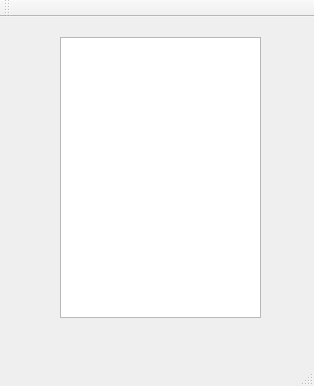
<?xml version="1.0" encoding="UTF-8"?>
<ui version="4.0">
 <class>MainWindow</class>
 <widget class="QMainWindow" name="MainWindow">
  <property name="geometry">
   <rect>
    <x>0</x>
    <y>0</y>
    <width>314</width>
    <height>386</height>
   </rect>
  </property>
  <property name="windowTitle">
   <string>MainWindow</string>
  </property>
  <widget class="QWidget" name="centralWidget">
   <widget class="QListWidget" name="userListWidget">
    <property name="geometry">
     <rect>
      <x>60</x>
      <y>20</y>
      <width>201</width>
      <height>281</height>
     </rect>
    </property>
   </widget>
  </widget>
  <widget class="QMenuBar" name="menuBar">
   <property name="geometry">
    <rect>
     <x>0</x>
     <y>0</y>
     <width>314</width>
     <height>26</height>
    </rect>
   </property>
  </widget>
  <widget class="QToolBar" name="mainToolBar">
   <attribute name="toolBarArea">
    <enum>TopToolBarArea</enum>
   </attribute>
   <attribute name="toolBarBreak">
    <bool>false</bool>
   </attribute>
  </widget>
  <widget class="QStatusBar" name="statusBar"/>
 </widget>
 <layoutdefault spacing="6" margin="11"/>
 <resources/>
 <connections/>
</ui>
